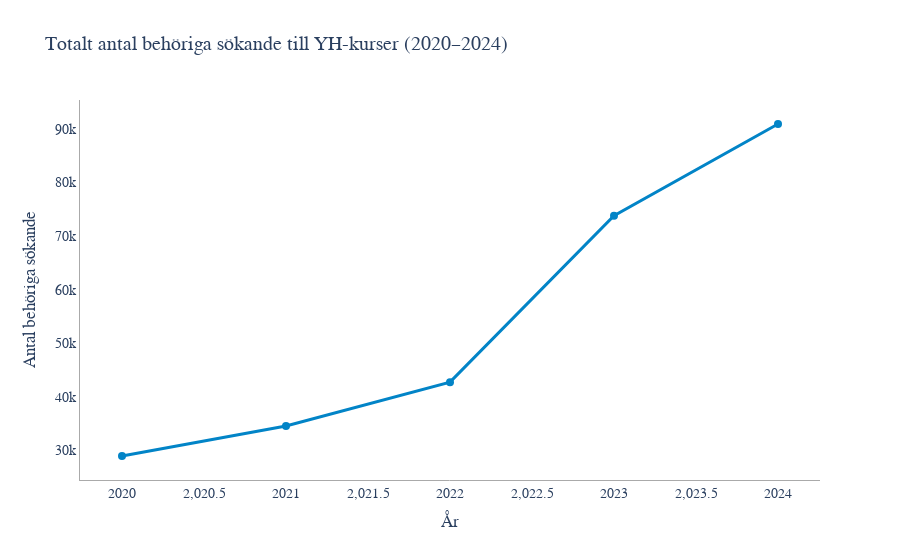

The notebook cell saved with this chart:
### Markdown cell above
### Line Chart – Trend of total eligible applicants over time

### Code cell
import pandas as pd
import plotly.express as px

# Load data
file_path = "../data/scb/behoriga_sokande_YH_kurser_2020_2024.csv"
df = pd.read_csv(file_path, encoding="latin1")

# Clean column name for easier access
df.columns = df.columns.str.strip()

# Rename the target column for simplicity
df = df.rename(columns={
    "Antal behöriga sökande till yrkeshögskolans kurser": "Antal"
})

# Convert "Antal" to numeric (remove any commas or dashes if needed)
df["Antal"] = pd.to_numeric(df["Antal"].astype(str).str.replace(" ", "").str.replace("-", "0"), errors='coerce')

# Filter only "totalt" gender (if you want overall total, not per gender)
df_total = df[df["kön"].str.lower() == "totalt"]
df_women = df[df["kön"].str.lower() == "kvinnor"]
df_men = df[df["kön"].str.lower() == "män"]

# Group by year and sum the applicants
yearly_summary = df_total.groupby("år")["Antal"].sum().reset_index()

# Create line plot
fig = px.line(
    yearly_summary,
    x="år",
    y="Antal",
    markers=True,
    title="Totalt antal behöriga sökande till YH-kurser (2020–2024)",
    labels={"år": "År", "Antal": "Antal behöriga sökande"}
)

fig.update_traces(line=dict(color="#0284c7", width=3), marker=dict(size=8))
fig.update_layout(
    plot_bgcolor="white",
    xaxis=dict(showline=True, linewidth=1, linecolor="#aaa"),
    yaxis=dict(showline=True, linewidth=1, linecolor="#aaa"),
    font=dict(family="Arial", size=14)
)

fig.show()

### Figure 1 — Plotly figure (JSON) as saved in the notebook; plotly's stock layout.template omitted (floating-point values rounded to 4 significant figures)
{"data": [{"hovertemplate": "År=%{x}<br>Antal behöriga sökande=%{y}<extra></extra>", "legendgroup": "", "line": {"color": "#0284c7", "dash": "solid", "width": 3}, "marker": {"size": 8, "symbol": "circle"}, "mode": "lines+markers", "name": "", "orientation": "v", "showlegend": false, "type": "scatter", "x": [2020, 2021, 2022, 2023, 2024], "xaxis": "x", "y": [28932, 34534, 42721, 73806, 90936], "yaxis": "y"}], "layout": {"font": {"family": "Arial", "size": 14}, "legend": {"tracegroupgap": 0}, "plot_bgcolor": "white", "title": {"text": "Totalt antal behöriga sökande till YH-kurser (2020–2024)"}, "xaxis": {"anchor": "y", "domain": [0, 1], "linecolor": "#aaa", "linewidth": 1, "showline": true, "title": {"text": "År"}}, "yaxis": {"anchor": "x", "domain": [0, 1], "linecolor": "#aaa", "linewidth": 1, "showline": true, "title": {"text": "Antal behöriga sökande"}}}}
